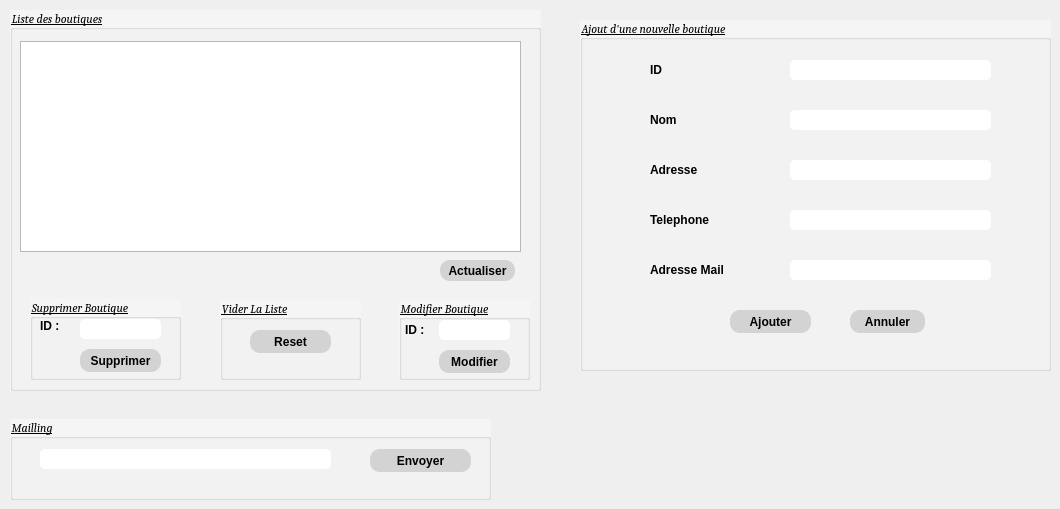
    <widget class="QWidget" name="tab_2">
     <attribute name="title">
      <string>Boutiques</string>
     </attribute>
     <widget class="QGroupBox" name="groupBox_4">
      <property name="geometry">
       <rect>
        <x>10</x>
        <y>10</y>
        <width>531</width>
        <height>381</height>
       </rect>
      </property>
      <property name="font">
       <font>
        <family>Cambria</family>
        <pointsize>9</pointsize>
        <italic>true</italic>
        <underline>true</underline>
       </font>
      </property>
      <property name="styleSheet">
       <string notr="true">QGroupBox{ background-color: whitesmoke; }</string>
      </property>
      <property name="title">
       <string>Liste des boutiques</string>
      </property>
      <widget class="QTableView" name="afficheb">
       <property name="geometry">
        <rect>
         <x>10</x>
         <y>31</y>
         <width>501</width>
         <height>211</height>
        </rect>
       </property>
      </widget>
      <widget class="QPushButton" name="actualiserb">
       <property name="geometry">
        <rect>
         <x>430</x>
         <y>250</y>
         <width>75</width>
         <height>21</height>
        </rect>
       </property>
       <property name="styleSheet">
        <string notr="true">QPushButton{
    background-color: lightgrey;
    color: rgb(0, 0, 0);
    border: rgba(0, 0, 0, .175)solid 3px;
    width:70%;
    border-radius: 10px;
    box-shadow: 10px inset whitesmoke;
    padding:inherit; 
    font-size: 12px;
    font-family: Arial, Helvetica, sans-serif;
    font-weight:bold;
    text-align: center ;
    line-height: 5ex;
    
}
QPushButton::hover{background-color:pink;}
QPushButton::pressed{background-color:lime;}</string>
       </property>
       <property name="text">
        <string>Actualiser</string>
       </property>
      </widget>
      <widget class="QGroupBox" name="groupBox_6">
       <property name="geometry">
        <rect>
         <x>20</x>
         <y>289</y>
         <width>151</width>
         <height>81</height>
        </rect>
       </property>
       <property name="font">
        <font>
         <family>Cambria</family>
         <pointsize>9</pointsize>
         <weight>50</weight>
         <italic>true</italic>
         <bold>false</bold>
         <underline>true</underline>
         <strikeout>false</strikeout>
         <kerning>true</kerning>
        </font>
       </property>
       <property name="title">
        <string>Supprimer Boutique</string>
       </property>
       <widget class="QPushButton" name="suppb">
        <property name="geometry">
         <rect>
          <x>50</x>
          <y>50</y>
          <width>81</width>
          <height>23</height>
         </rect>
        </property>
        <property name="styleSheet">
         <string notr="true">QPushButton{
    background-color: lightgrey;
    color: rgb(0, 0, 0);
    border: rgba(0, 0, 0, .175)solid 3px;
    width: 70%;
    border-radius: 10px;
    box-shadow: 10px inset whitesmoke;
    padding:inherit; 
    font-size: 12px;
    font-family: Arial, Helvetica, sans-serif;
    font-weight:bold;
    text-align: center ;
    line-height: 5ex;
    
}
QPushButton::hover{background-color:pink;}
QPushButton::pressed{background-color:lime;}</string>
        </property>
        <property name="text">
         <string>Supprimer</string>
        </property>
       </widget>
       <widget class="QLineEdit" name="nomsupp">
        <property name="geometry">
         <rect>
          <x>50</x>
          <y>20</y>
          <width>81</width>
          <height>20</height>
         </rect>
        </property>
        <property name="styleSheet">
         <string notr="true">QLineEdit{
    background-color: white;
    box-shadow: 2px 0.5px 5px 1px inset black;
    border-radius: 5px;
    width: 70%;
    padding-right: 10px;
    padding-left: 10px;
    text-align: left;
    color: #000;
    font-size:inherit;
    font-family: Arial, Helvetica, sans-serif;  
    font-weight:normal;
    font-variant:normal;
}
QLineEdit::hover{  color: black ;
background-color:orange;}
QLineEdit::focus{  color: black ;
background-color:white;}</string>
        </property>
       </widget>
       <widget class="QLabel" name="label_9">
        <property name="geometry">
         <rect>
          <x>10</x>
          <y>20</y>
          <width>47</width>
          <height>14</height>
         </rect>
        </property>
        <property name="styleSheet">
         <string notr="true">QLabel{  
    text-align: left;
    font-size:12px;
    font-family: Arial, Helvetica, sans-serif;
    font-weight:bold;
    font-variant:normal;
}</string>
        </property>
        <property name="text">
         <string>ID :</string>
        </property>
       </widget>
      </widget>
      <widget class="QGroupBox" name="groupBox_7">
       <property name="geometry">
        <rect>
         <x>210</x>
         <y>290</y>
         <width>141</width>
         <height>80</height>
        </rect>
       </property>
       <property name="font">
        <font>
         <family>Cambria</family>
         <pointsize>9</pointsize>
         <italic>true</italic>
         <underline>true</underline>
        </font>
       </property>
       <property name="title">
        <string>Vider La Liste</string>
       </property>
       <widget class="QPushButton" name="reset">
        <property name="geometry">
         <rect>
          <x>30</x>
          <y>30</y>
          <width>81</width>
          <height>23</height>
         </rect>
        </property>
        <property name="styleSheet">
         <string notr="true">QPushButton{
    background-color: lightgrey;
    color: rgb(0, 0, 0);
    border: rgba(0, 0, 0, .175)solid 3px;
    width: 70%;
    border-radius: 10px;
    box-shadow: 10px inset whitesmoke;
    padding:inherit; 
    font-size: 12px;
    font-family: Arial, Helvetica, sans-serif;
    font-weight:bold;
    text-align: center ;
    line-height: 5ex;
    
}QPushButton::hover{background-color:pink;}
QPushButton::pressed{background-color:lime;}</string>
        </property>
        <property name="text">
         <string>Reset</string>
        </property>
       </widget>
      </widget>
      <widget class="QGroupBox" name="groupBox_8">
       <property name="geometry">
        <rect>
         <x>389</x>
         <y>290</y>
         <width>131</width>
         <height>80</height>
        </rect>
       </property>
       <property name="font">
        <font>
         <family>Cambria</family>
         <pointsize>9</pointsize>
         <italic>true</italic>
         <underline>true</underline>
        </font>
       </property>
       <property name="title">
        <string>Modifier Boutique</string>
       </property>
       <widget class="QPushButton" name="modifierb">
        <property name="geometry">
         <rect>
          <x>40</x>
          <y>50</y>
          <width>71</width>
          <height>23</height>
         </rect>
        </property>
        <property name="styleSheet">
         <string notr="true">QPushButton{
    background-color: lightgrey;
    color: rgb(0, 0, 0);
    border: rgba(0, 0, 0, .175)solid 3px;
    width: 70%;
    border-radius: 10px;
    box-shadow: 10px inset whitesmoke;
    padding:inherit; 
    font-size: 12px;
    font-family: Arial, Helvetica, sans-serif;
    font-weight:bold;
    text-align: center ;
    line-height: 5ex;
    
}QPushButton::hover{background-color:pink;}
QPushButton::pressed{background-color:lime;}</string>
        </property>
        <property name="text">
         <string>Modifier</string>
        </property>
       </widget>
       <widget class="QLineEdit" name="idmodif">
        <property name="geometry">
         <rect>
          <x>40</x>
          <y>20</y>
          <width>71</width>
          <height>20</height>
         </rect>
        </property>
        <property name="styleSheet">
         <string notr="true">QLineEdit{
    background-color: white;
    box-shadow: 2px 0.5px 5px 1px inset black;
    border-radius: 5px;
    width: 70%;
    padding-right: 10px;
    padding-left: 10px;
    text-align: left;
    color: #000;
    font-size:inherit;
    font-family: Arial, Helvetica, sans-serif;  
    font-weight:normal;
    font-variant:normal;
}
QLineEdit::hover{  color: black ;
background-color:orange;}
QLineEdit::focus{  color: black ;
background-color:white;}</string>
        </property>
       </widget>
       <widget class="QLabel" name="label_10">
        <property name="geometry">
         <rect>
          <x>6</x>
          <y>20</y>
          <width>51</width>
          <height>20</height>
         </rect>
        </property>
        <property name="styleSheet">
         <string notr="true">QLabel{  
    text-align: left;
    font-size:12px;
    font-family: Arial, Helvetica, sans-serif;
    font-weight:bold;
    font-variant:normal;
}</string>
        </property>
        <property name="text">
         <string>ID :</string>
        </property>
       </widget>
      </widget>
     </widget>
     <widget class="QGroupBox" name="groupBox_5">
      <property name="geometry">
       <rect>
        <x>10</x>
        <y>419</y>
        <width>481</width>
        <height>81</height>
       </rect>
      </property>
      <property name="font">
       <font>
        <family>Cambria</family>
        <pointsize>9</pointsize>
        <italic>true</italic>
        <underline>true</underline>
       </font>
      </property>
      <property name="styleSheet">
       <string notr="true">QGroupBox{background-color:whitesmoke;}</string>
      </property>
      <property name="title">
       <string>Mailling</string>
      </property>
      <widget class="QPushButton" name="pushButton_13">
       <property name="geometry">
        <rect>
         <x>360</x>
         <y>30</y>
         <width>101</width>
         <height>23</height>
        </rect>
       </property>
       <property name="styleSheet">
        <string notr="true">QPushButton{
    background-color: lightgrey;
    color: rgb(0, 0, 0);
    border: rgba(0, 0, 0, .175)solid 3px;
    width: 70%;
    border-radius: 10px;
    box-shadow: 10px inset whitesmoke;
    padding:inherit; 
    font-size: 12px;
    font-family: Arial, Helvetica, sans-serif;
    font-weight:bold;
    text-align: center ;
    line-height: 5ex;
    
}QPushButton::hover{background-color:pink;}
QPushButton::pressed{background-color:lime;}</string>
       </property>
       <property name="text">
        <string>Envoyer</string>
       </property>
      </widget>
      <widget class="QLineEdit" name="mailing">
       <property name="geometry">
        <rect>
         <x>30</x>
         <y>30</y>
         <width>291</width>
         <height>20</height>
        </rect>
       </property>
       <property name="styleSheet">
        <string notr="true">QLineEdit{
    background-color: white;
    box-shadow: 2px 0.5px 5px 1px inset black;
    border-radius: 5px;
    width: 70%;
    padding-right: 10px;
    padding-left: 10px;
    text-align: left;
    color: #000;
    font-size:inherit;
    font-family: Arial, Helvetica, sans-serif;  
    font-weight:normal;
    font-variant:normal;
}
QLineEdit::hover{  color: black ;
background-color:orange;}
QLineEdit::focus{  color: black ;
background-color:white;}</string>
       </property>
      </widget>
     </widget>
     <widget class="QGroupBox" name="groupBox_11">
      <property name="enabled">
       <bool>true</bool>
      </property>
      <property name="geometry">
       <rect>
        <x>580</x>
        <y>20</y>
        <width>471</width>
        <height>351</height>
       </rect>
      </property>
      <property name="font">
       <font>
        <family>Cambria</family>
        <pointsize>9</pointsize>
        <italic>true</italic>
        <underline>true</underline>
       </font>
      </property>
      <property name="mouseTracking">
       <bool>true</bool>
      </property>
      <property name="contextMenuPolicy">
       <enum>Qt::NoContextMenu</enum>
      </property>
      <property name="autoFillBackground">
       <bool>false</bool>
      </property>
      <property name="styleSheet">
       <string notr="true">QGroupBox{background-color:whitesmoke;}</string>
      </property>
      <property name="title">
       <string>Ajout d'une nouvelle boutique</string>
      </property>
      <property name="flat">
       <bool>false</bool>
      </property>
      <widget class="QLineEdit" name="nom">
       <property name="geometry">
        <rect>
         <x>210</x>
         <y>90</y>
         <width>201</width>
         <height>20</height>
        </rect>
       </property>
       <property name="styleSheet">
        <string notr="true">QLineEdit{
    background-color: white;
    box-shadow: 2px 0.5px 5px 1px inset black;
    border-radius: 5px;
    width: 70%;
    padding-right: 10px;
    padding-left: 10px;
    text-align: left;
    color: #000;
    font-size:inherit;
    font-family: Arial, Helvetica, sans-serif;  
    font-weight:normal;
    font-variant:normal;
}
QLineEdit::hover{  color: black ;
background-color:orange;}
QLineEdit::focus{  color: black ;
background-color:white;}</string>
       </property>
      </widget>
      <widget class="QLineEdit" name="adr">
       <property name="geometry">
        <rect>
         <x>210</x>
         <y>140</y>
         <width>201</width>
         <height>20</height>
        </rect>
       </property>
       <property name="styleSheet">
        <string notr="true">QLineEdit{
    background-color: white;
    box-shadow: 2px 0.5px 5px 1px inset black;
    border-radius: 5px;
    width: 70%;
    padding-right: 10px;
    padding-left: 10px;
    text-align: left;
    color: #000;
    font-size:inherit;
    font-family: Arial, Helvetica, sans-serif;  
    font-weight:normal;
    font-variant:normal;
}
QLineEdit::hover{  color: black ;
background-color:orange;}
QLineEdit::focus{  color: black ;
background-color:white;}</string>
       </property>
      </widget>
      <widget class="QLineEdit" name="tel">
       <property name="geometry">
        <rect>
         <x>210</x>
         <y>190</y>
         <width>201</width>
         <height>20</height>
        </rect>
       </property>
       <property name="styleSheet">
        <string notr="true">QLineEdit{
    background-color: white;
    box-shadow: 2px 0.5px 5px 1px inset black;
    border-radius: 5px;
    width: 70%;
    padding-right: 10px;
    padding-left: 10px;
    text-align: left;
    color: #000;
    font-size:inherit;
    font-family: Arial, Helvetica, sans-serif;  
    font-weight:normal;
    font-variant:normal;
}
QLineEdit::hover{  color: black ;
background-color:orange;}
QLineEdit::focus{  color: black ;
background-color:white;}</string>
       </property>
      </widget>
      <widget class="QLineEdit" name="mail">
       <property name="geometry">
        <rect>
         <x>210</x>
         <y>240</y>
         <width>201</width>
         <height>20</height>
        </rect>
       </property>
       <property name="styleSheet">
        <string notr="true">QLineEdit{
    background-color: white;
    box-shadow: 2px 0.5px 5px 1px inset black;
    border-radius: 5px;
    width: 70%;
    padding-right: 10px;
    padding-left: 10px;
    text-align: left;
    color: #000;
    font-size:inherit;
    font-family: Arial, Helvetica, sans-serif;  
    font-weight:normal;
    font-variant:normal;
}
QLineEdit::hover{  color: black ;
background-color:orange;}
QLineEdit::focus{  color: black ;
background-color:white;}</string>
       </property>
      </widget>
      <widget class="QLabel" name="label_23">
       <property name="geometry">
        <rect>
         <x>70</x>
         <y>90</y>
         <width>71</width>
         <height>20</height>
        </rect>
       </property>
       <property name="styleSheet">
        <string notr="true">QLabel{  
    text-align: left;
    font-size:12px;
    font-family: Arial, Helvetica, sans-serif;
    font-weight:bold;
    font-variant:normal;
}</string>
       </property>
       <property name="text">
        <string>Nom</string>
       </property>
      </widget>
      <widget class="QLabel" name="label_24">
       <property name="geometry">
        <rect>
         <x>70</x>
         <y>140</y>
         <width>71</width>
         <height>20</height>
        </rect>
       </property>
       <property name="styleSheet">
        <string notr="true">QLabel{  
    text-align: left;
    font-size:12px;
    font-family: Arial, Helvetica, sans-serif;
    font-weight:bold;
    font-variant:normal;
}</string>
       </property>
       <property name="text">
        <string>Adresse</string>
       </property>
      </widget>
      <widget class="QLabel" name="label_25">
       <property name="geometry">
        <rect>
         <x>70</x>
         <y>190</y>
         <width>71</width>
         <height>20</height>
        </rect>
       </property>
       <property name="styleSheet">
        <string notr="true">QLabel{  
    text-align: left;
    font-size:12px;
    font-family: Arial, Helvetica, sans-serif;
    font-weight:bold;
    font-variant:normal;
}</string>
       </property>
       <property name="text">
        <string>Telephone</string>
       </property>
      </widget>
      <widget class="QLabel" name="label_26">
       <property name="geometry">
        <rect>
         <x>70</x>
         <y>240</y>
         <width>91</width>
         <height>20</height>
        </rect>
       </property>
       <property name="styleSheet">
        <string notr="true">QLabel{  
    text-align: left;
    font-size:12px;
    font-family: Arial, Helvetica, sans-serif;
    font-weight:bold;
    font-variant:normal;
}</string>
       </property>
       <property name="text">
        <string>Adresse Mail </string>
       </property>
      </widget>
      <widget class="QPushButton" name="ajoutb">
       <property name="geometry">
        <rect>
         <x>150</x>
         <y>290</y>
         <width>81</width>
         <height>23</height>
        </rect>
       </property>
       <property name="styleSheet">
        <string notr="true">QPushButton{
    background-color: lightgrey;
    color: rgb(0, 0, 0);
    border: rgba(0, 0, 0, .175)solid 3px;
    width: 70%;
    border-radius: 10px;
    box-shadow: 10px inset whitesmoke;
    padding:inherit; 
    font-size: 12px;
    font-family: Arial, Helvetica, sans-serif;
    font-weight:bold;
    text-align: center ;
    line-height: 5ex;
    
}QPushButton::hover{background-color:pink;}
QPushButton::pressed{background-color:lime;}</string>
       </property>
       <property name="text">
        <string>Ajouter</string>
       </property>
      </widget>
      <widget class="QPushButton" name="annulerb">
       <property name="geometry">
        <rect>
         <x>270</x>
         <y>290</y>
         <width>75</width>
         <height>23</height>
        </rect>
       </property>
       <property name="styleSheet">
        <string notr="true">QPushButton{
    background-color: lightgrey;
    color: rgb(0, 0, 0);
    border: rgba(0, 0, 0, .175)solid 3px;
    width: 70%;
    border-radius: 10px;
    box-shadow: 10px inset whitesmoke;
    padding:inherit; 
    font-size: 12px;
    font-family: Arial, Helvetica, sans-serif;
    font-weight:bold;
    text-align: center ;
    line-height: 5ex;
    
}
QPushButton::hover{background-color:pink;}
QPushButton::pressed{background-color:black;
color:white;}</string>
       </property>
       <property name="text">
        <string>Annuler</string>
       </property>
      </widget>
      <widget class="QLineEdit" name="id">
       <property name="geometry">
        <rect>
         <x>210</x>
         <y>40</y>
         <width>201</width>
         <height>20</height>
        </rect>
       </property>
       <property name="styleSheet">
        <string notr="true">QLineEdit{
    background-color: white;
box-shadow: 2px 0.5px 5px 1px inset black;
    border-radius: 5px;
    width: 70%;
    padding-right: 10px;
    padding-left: 10px;
    text-align: left;
    color: #000;
    font-size:inherit;
    font-family: Arial, Helvetica, sans-serif;  
    font-weight:bold;
    font-variant:normal;
}
QLineEdit::hover{  color: black ;
background-color:orange;}
QLineEdit::focus{  color: black ;
background-color:white;}</string>
       </property>
      </widget>
      <widget class="QLabel" name="labelid">
       <property name="geometry">
        <rect>
         <x>70</x>
         <y>40</y>
         <width>71</width>
         <height>20</height>
        </rect>
       </property>
       <property name="font">
        <font>
         <family>Arial</family>
         <pointsize>-1</pointsize>
         <weight>75</weight>
         <bold>true</bold>
        </font>
       </property>
       <property name="styleSheet">
        <string notr="true">QLabel{  
    text-align: left;
    font-size:12px;
    font-family: Arial, Helvetica, sans-serif;
    font-weight:bold;
    font-variant:normal;
}</string>
       </property>
       <property name="text">
        <string>ID</string>
       </property>
      </widget>
     </widget>
    </widget>
